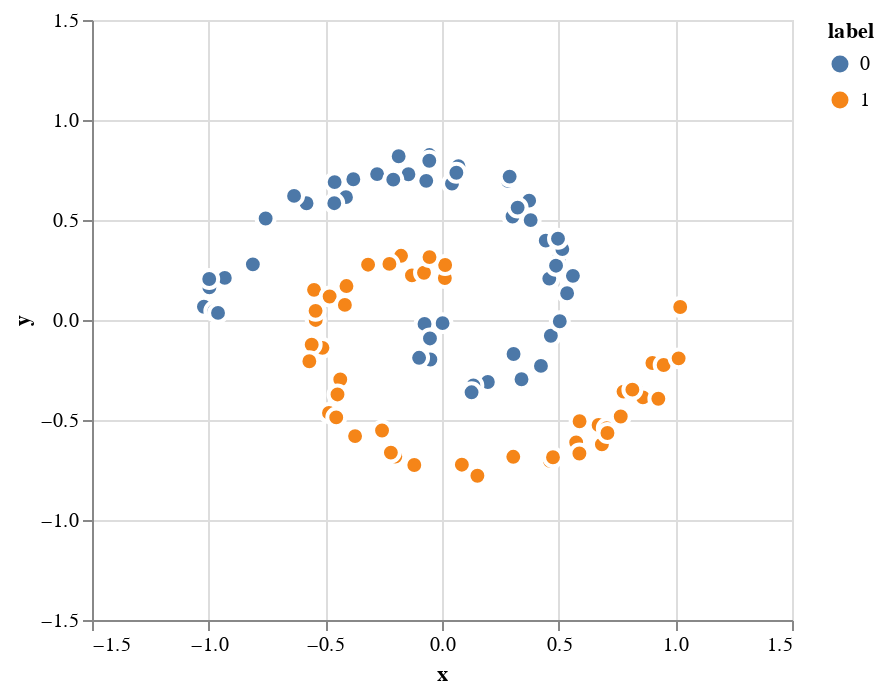

This figure's notebook cell:
### Code cell
points, labels = make_spirals(100, noise_std=0.05)
df = pd.DataFrame({'x': points[:, 0], 'y': points[:, 1], 'label': labels})

spirals_x_axis = alt.X('x', scale=alt.Scale(domain=[-1.5, 1.5], nice=False))
spirals_y_axis = alt.Y('y', scale=alt.Scale(domain=[-1.5, 1.5], nice=False))

spiral_chart = alt.Chart(df, width=350, height=300).mark_circle(stroke='white', size=80, opacity=1).encode(
    x=spirals_x_axis, y=spirals_y_axis,
    color=alt.Color('label:N'))
spiral_chart.save('two_spirals.html')
spiral_chart

### Figure 1 — Vega-Lite specification as saved in the notebook (floating-point values rounded to 4 significant figures)
{"config": {"view": {"continuousWidth": 400, "continuousHeight": 300}}, "data": {"name": "data-5fdea6c1eead105d9c5e9da2514b0009"}, "mark": {"type": "circle", "opacity": 1, "size": 80, "stroke": "white"}, "encoding": {"color": {"type": "nominal", "field": "label"}, "x": {"type": "quantitative", "field": "x", "scale": {"domain": [-1.5, 1.5], "nice": false}}, "y": {"type": "quantitative", "field": "y", "scale": {"domain": [-1.5, 1.5], "nice": false}}}, "height": 300, "width": 350, "$schema": "https://vega.github.io/schema/vega-lite/v4.8.1.json", "datasets": {"data-5fdea6c1eead105d9c5e9da2514b0009": [{"x": 0.002378, "y": -0.01577, "label": 0}, {"x": -0.07485, "y": -0.01981, "label": 0}, {"x": -0.05156, "y": -0.0922, "label": 0}, {"x": -0.04986, "y": -0.1976, "label": 0}, {"x": -0.09814, "y": -0.189, "label": 0}, {"x": 0.0122, "y": 0.21, "label": 1}, {"x": 0.01347, "y": 0.275, "label": 1}, {"x": -0.1288, "y": 0.223, "label": 1}, {"x": -0.07715, "y": 0.2363, "label": 1}, {"x": 0.1964, "y": -0.31, "label": 0}, {"x": -0.05356, "y": 0.3146, "label": 1}, {"x": 0.1345, "y": -0.3272, "label": 0}, {"x": -0.1756, "y": 0.3209, "label": 1}, {"x": -0.2253, "y": 0.2804, "label": 1}, {"x": 0.1267, "y": -0.3615, "label": 0}, {"x": -0.3168, "y": 0.2765, "label": 1}, {"x": 0.3067, "y": -0.1701, "label": 0}, {"x": -0.4095, "y": 0.1697, "label": 1}, {"x": 0.3408, "y": -0.2962, "label": 0}, {"x": 0.4665, "y": -0.0786, "label": 0}, {"x": 0.4241, "y": -0.2295, "label": 0}, {"x": -0.5484, "y": 0.1507, "label": 1}, {"x": -0.4816, "y": 0.1175, "label": 1}, {"x": -0.4162, "y": 0.07546, "label": 1}, {"x": 0.5048, "y": -0.006206, "label": 0}, {"x": -0.5412, "y": 0.0002709, "label": 1}, {"x": -0.5418, "y": 0.04577, "label": 1}, {"x": 0.5362, "y": 0.1339, "label": 0}, {"x": 0.5611, "y": 0.2208, "label": 0}, {"x": -0.5123, "y": -0.1393, "label": 1}, {"x": -0.5585, "y": -0.1238, "label": 1}, {"x": -0.5685, "y": -0.2064, "label": 1}, {"x": 0.4598, "y": 0.2069, "label": 0}, {"x": 0.5018, "y": 0.3109, "label": 0}, {"x": -0.436, "y": -0.2974, "label": 1}, {"x": 0.4888, "y": 0.2715, "label": 0}, {"x": 0.5157, "y": 0.3547, "label": 0}, {"x": 0.4447, "y": 0.3967, "label": 0}, {"x": -0.4479, "y": -0.3723, "label": 1}, {"x": -0.4843, "y": -0.4647, "label": 1}, {"x": 0.4972, "y": 0.4066, "label": 0}, {"x": 0.38, "y": 0.4996, "label": 0}, {"x": -0.4533, "y": -0.4871, "label": 1}, {"x": -0.3725, "y": -0.5805, "label": 1}, {"x": 0.3734, "y": 0.5966, "label": 0}, {"x": 0.3023, "y": 0.5173, "label": 0}, {"x": 0.3242, "y": 0.562, "label": 0}, {"x": -0.257, "y": -0.5524, "label": 1}, {"x": 0.2817, "y": 0.6958, "label": 0}, {"x": 0.2899, "y": 0.7171, "label": 0}, {"x": -0.2001, "y": -0.6831, "label": 1}, {"x": -0.2191, "y": -0.6629, "label": 1}, {"x": 0.07056, "y": 0.7696, "label": 0}, {"x": 0.0428, "y": 0.6818, "label": 0}, {"x": -0.1187, "y": -0.7251, "label": 1}, {"x": 0.06157, "y": 0.7361, "label": 0}, {"x": -0.06746, "y": 0.6957, "label": 0}, {"x": -0.05375, "y": 0.8248, "label": 0}, {"x": -0.05446, "y": 0.7961, "label": 0}, {"x": 0.08508, "y": -0.7235, "label": 1}, {"x": -0.1439, "y": 0.7287, "label": 0}, {"x": 0.1517, "y": -0.7787, "label": 1}, {"x": -0.1858, "y": 0.8188, "label": 0}, {"x": -0.2667, "y": 0.7315, "label": 0}, {"x": -0.278, "y": 0.7294, "label": 0}, {"x": -0.2088, "y": 0.7018, "label": 0}, {"x": 0.3055, "y": -0.684, "label": 1}, {"x": -0.38, "y": 0.7038, "label": 0}, {"x": 0.4623, "y": -0.7037, "label": 1}, {"x": -0.4115, "y": 0.6143, "label": 0}, {"x": -0.4601, "y": 0.6895, "label": 0}, {"x": -0.4617, "y": 0.584, "label": 0}, {"x": 0.4757, "y": -0.6862, "label": 1}, {"x": -0.5805, "y": 0.5837, "label": 0}, {"x": 0.575, "y": -0.6117, "label": 1}, {"x": 0.5888, "y": -0.6674, "label": 1}, {"x": -0.634, "y": 0.6206, "label": 0}, {"x": 0.5896, "y": -0.5062, "label": 1}, {"x": 0.6852, "y": -0.622, "label": 1}, {"x": 0.6711, "y": -0.5249, "label": 1}, {"x": 0.7061, "y": -0.5407, "label": 1}, {"x": 0.7091, "y": -0.565, "label": 1}, {"x": -0.7558, "y": 0.5077, "label": 0}, {"x": 0.7661, "y": -0.4826, "label": 1}, {"x": 0.778, "y": -0.3581, "label": 1}, {"x": 0.8319, "y": -0.3471, "label": 1}, {"x": 0.861, "y": -0.3868, "label": 1}, {"x": 0.8159, "y": -0.3484, "label": 1}, {"x": -0.8106, "y": 0.2783, "label": 0}, {"x": 0.9272, "y": -0.3939, "label": 1}, {"x": 0.9017, "y": -0.2149, "label": 1}, {"x": -0.9309, "y": 0.2104, "label": 0}, {"x": 0.9499, "y": -0.2251, "label": 1}, {"x": -0.9969, "y": 0.1631, "label": 0}, {"x": 1.014, "y": -0.1918, "label": 1}, {"x": -0.9976, "y": 0.205, "label": 0}, {"x": -1.02, "y": 0.06625, "label": 0}, {"x": -0.9759, "y": 0.04489, "label": 0}, {"x": -0.9599, "y": 0.03557, "label": 0}, {"x": 1.021, "y": 0.06484, "label": 1}]}}
